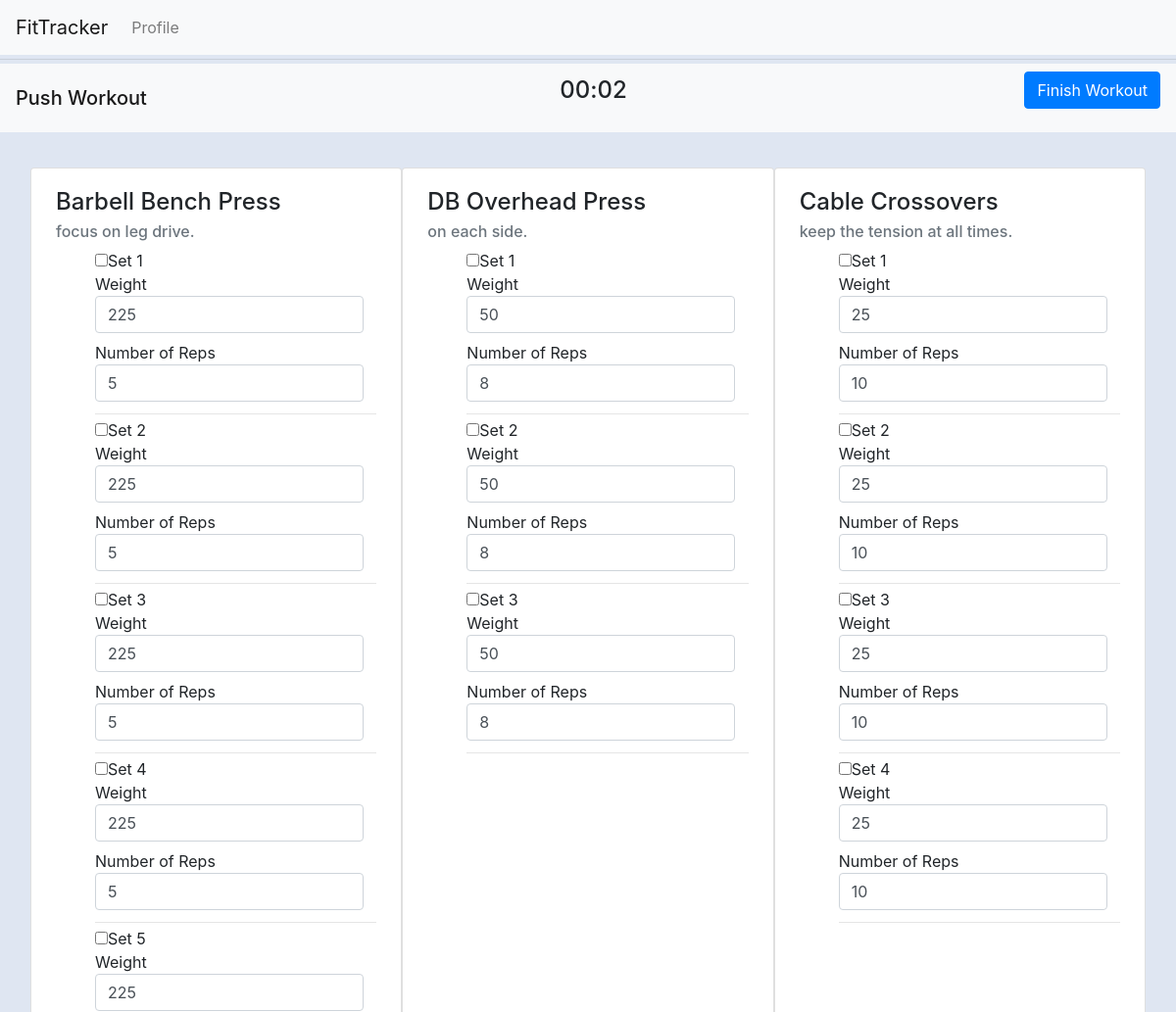
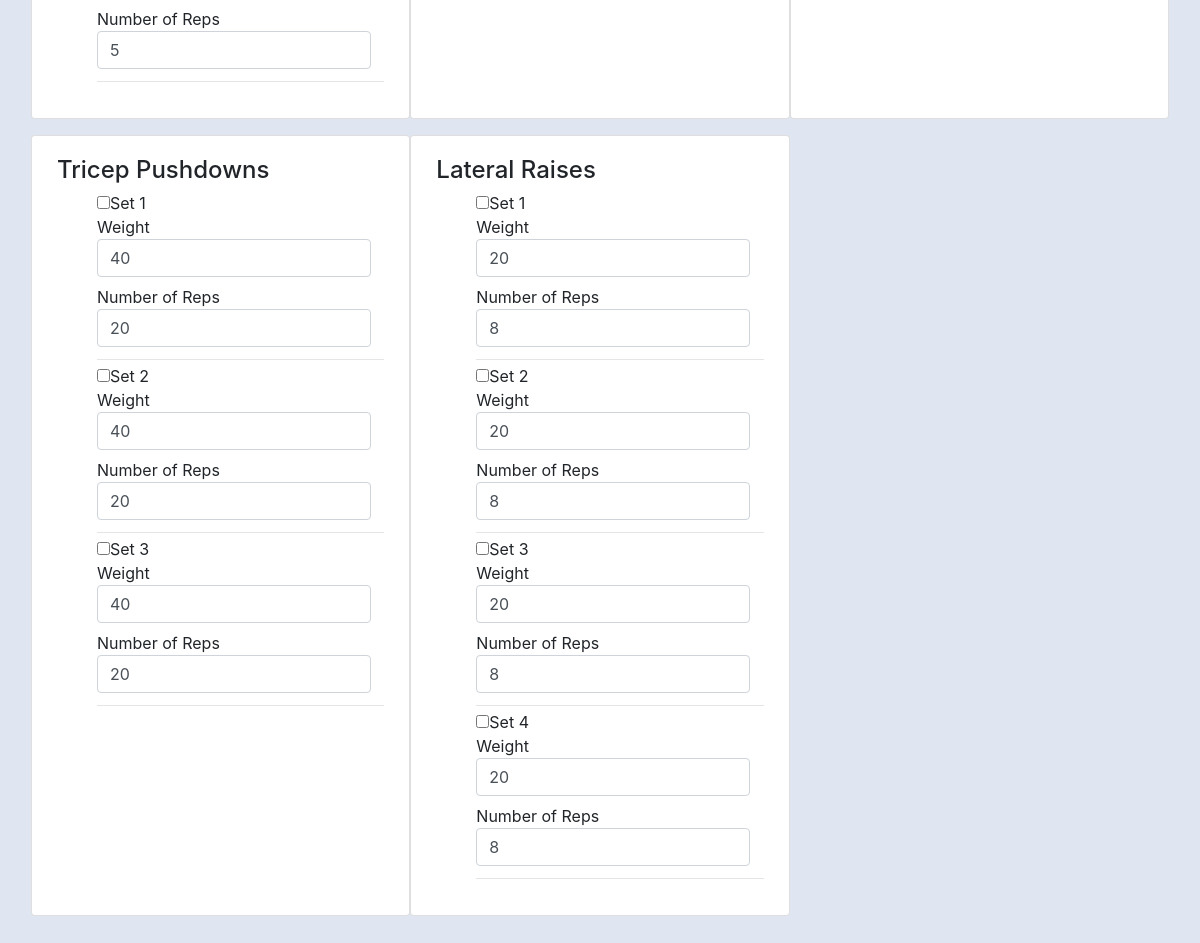
The app's page /workout/start?workout_id=2 with its own data (2 pictures, top to bottom).
### models.py (models this page shows, shortened)
class Workout(db.Model):
    __tablename__ = 'workout'
    id = db.Column(db.Integer, primary_key=True)
    name = db.Column(db.String(128))
    description = db.Column(db.String(1024))
    user = db.Column(db.Integer, db.ForeignKey('user.id'))
    def to_dict(self):
        return {
            'id' : self.id,
            'name' : self.name,
            'description' : self.description,
            'user' : self.user,
        }

class Exercise(db.Model):
    __tablename__ = 'exercise'
    id = db.Column(db.Integer, primary_key=True)
    name = db.Column(db.String(64), index=True, unique=False)
    num_sets = db.Column(db.Integer, index=True)
    num_reps = db.Column(db.Integer, index=True)
    weight = db.Column(db.Integer)
    notes = db.Column(db.String(64))
    associated_workout = db.Column(db.Integer, db.ForeignKey('workout.id'))
    def to_dict(self):
        return {
            'id' : self.id,
            'name' : self.name,
            'num_sets' : self.num_sets,
            'num_reps' : self.num_reps,
            'weight' : self.weight,
            'notes' : self.notes,
            'associated_workout' : self.associated_workout
        }

### main.py (the view)
@main.route('/workout/start', methods=['GET', 'POST'])
def startworkout():
    workout_id = request.args['workout_id']
    workout = Workout.query.filter_by(id=workout_id).first()
    exercises = Exercise.query.filter_by(associated_workout=workout_id).all()
    exercises_dictlist = []
    for exercise in exercises:
        exercises_dictlist.append(exercise.to_dict())
    return render_template('workout_checklist.html', workout=workout, exercises=exercises, workout_dict=workout.to_dict(), exercises_dict=exercises_dictlist)

### templates/workout_checklist.html (shortened to what this page needs)
{% extends "base.html" %}
{% block content %}
<hr class="my-1">
<nav class="navbar navbar-light bg-light">
  <span class="navbar-brand mb-0 h1">{{ workout.name }}</span>
  <span class="h4">
    <label id="minutes">00</label>:<label id="seconds">00</label>
  </span>
  <span>
    <button id="finishWorkout" type="submit" class="btn btn-primary mb-3">Finish Workout</button>
  </span>
</nav>
<form class="" style="padding: 3%;">
        <div class="form-row">
                                {% for exercise in exercises %}
                                    <div class="card form-group col-md-4">
                                        <div class="card-body" id="{{exercise.id}}">
                                            <h4 class="card-title">{{exercise.name}}</h4>
                                            <h6 class="card-subtitle mb-2 text-muted">{{exercise.notes}}</h6>
                                            <ol style="list-style-type: none;">
                                            {% for set_num in range(exercise.num_sets) %}
                                                <li>
                                                    <label class="form-check-label"> <input id="{{exercise.id}}-{{set_num}}" class="checkbox" type="checkbox">Set {{set_num+1}}</label>
                                                    <br>
                                                    <label class="form-label">Weight
                                                    <input id="{{exercise.id}}-{{set_num}}-weight" class="form-control" value="{{exercise.weight}}"></label>
                                                    <label class="form-label">Number of Reps
                                                    <input id="{{exercise.id}}-{{set_num}}-num_reps" class="form-control" value="{{exercise.num_reps}}"></label>
                                                </li>
                                                <hr class="my-1">
                                                {% endfor %}
                                    </div>
                                </div>
                                {% endfor %}
                        </div>
                    </div>
</div>
{% endblock %}

### records on screen
Workout: name "Push Workout"
Exercise: name "Barbell Bench Press", notes "focus on leg drive.", set_num "1" "2" "3" "4" "5", weight "225" "225" "225" "225" "225", num_reps "5" "5" "5" "5" "5", num_sets 5 (drawn)
Exercise: name "DB Overhead Press", notes "on each side.", set_num "1" "2" "3", weight "50" "50" "50", num_reps "8" "8" "8", num_sets 3 (drawn)
Exercise: name "Cable Crossovers", notes "keep the tension at all times.", set_num "1" "2" "3" "4", weight "25" "25" "25" "25", num_reps "10" "10" "10" "10", num_sets 4 (drawn)
Exercise: name "Tricep Pushdowns", set_num "1" "2" "3", weight "40" "40" "40", num_reps "20" "20" "20", num_sets 3 (drawn)
Exercise: name "Lateral Raises", set_num "1" "2" "3" "4", weight "20" "20" "20" "20", num_reps "8" "8" "8" "8", num_sets 4 (drawn)
